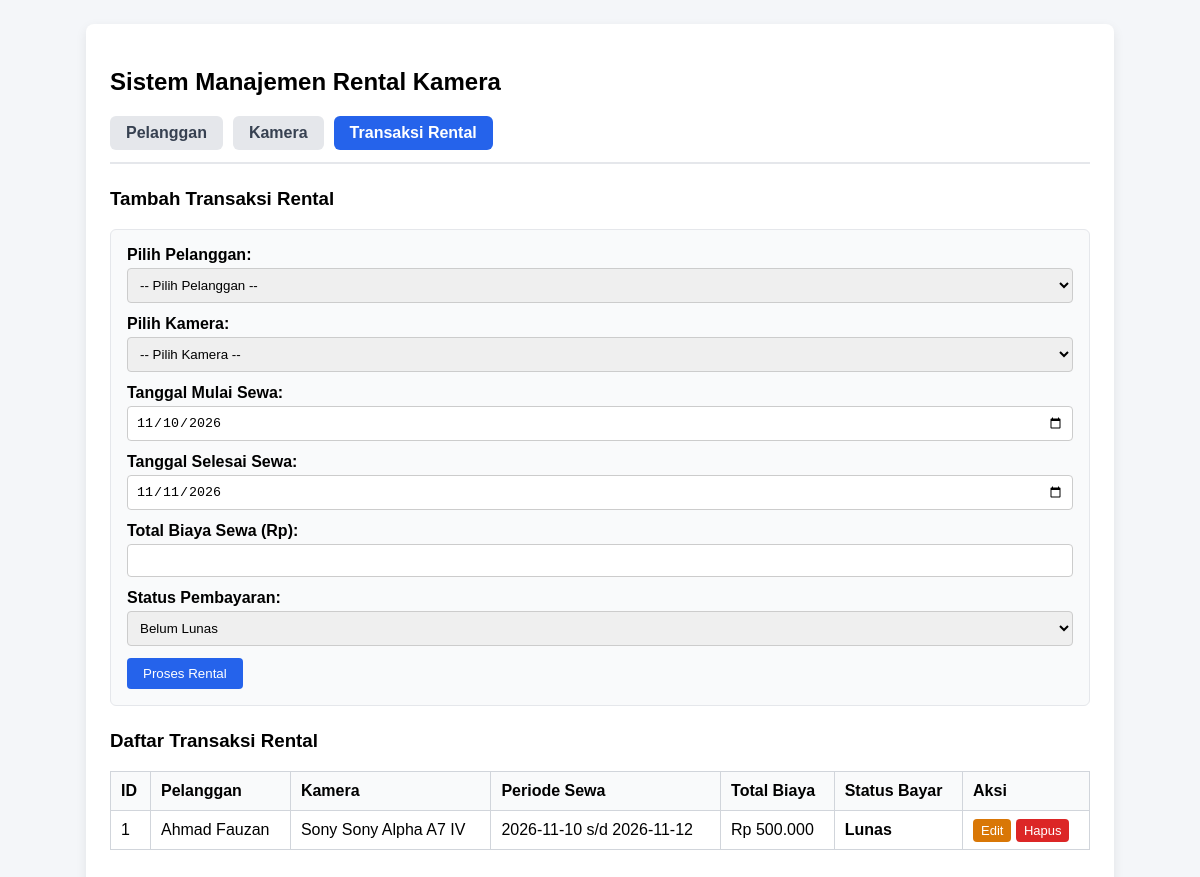
Screenshot of /index.php?page=rentals with the database file from the repository.
### tables this page shows
CREATE TABLE IF NOT EXISTS `rentals` (
    `id_rental` INT AUTO_INCREMENT PRIMARY KEY,
    `id_customer` INT NOT NULL,
    `id_camera` INT NOT NULL,
    `tgl_sewa` DATE NOT NULL,
    `tgl_kembali` DATE NOT NULL,
    `total` INT NOT NULL,
    `status_bayar` ENUM('Lunas', 'Belum Lunas', 'DP') DEFAULT 'Belum Lunas',
    `created_at` TIMESTAMP DEFAULT CURRENT_TIMESTAMP,
    CONSTRAINT `fk_rental_customer` 
        FOREIGN KEY (`id_customer`) REFERENCES `customers` (`id_customer`) 
        ON DELETE CASCADE ON UPDATE CASCADE,
    CONSTRAINT `fk_rental_camera` 
        FOREIGN KEY (`id_camera`) REFERENCES `cameras` (`id_camera`) 
        ON DELETE CASCADE ON UPDATE CASCADE
);

CREATE TABLE IF NOT EXISTS `customers` (
    `id_customer` INT AUTO_INCREMENT PRIMARY KEY,
    `nama` VARCHAR(100) NOT NULL,
    `no_telp` VARCHAR(25) NOT NULL,
    `nik` VARCHAR(20) NOT NULL,
    `ttg` VARCHAR(100) NOT NULL,
    `created_at` TIMESTAMP DEFAULT CURRENT_TIMESTAMP
);

CREATE TABLE IF NOT EXISTS `cameras` (
    `id_camera` INT AUTO_INCREMENT PRIMARY KEY,
    `merek` VARCHAR(50) NOT NULL,
    `jenis` VARCHAR(50) NOT NULL,
    `tipe` VARCHAR(100) NOT NULL,
    `harga` INT NOT NULL,
    `status` ENUM('Tersedia', 'Disewa', 'Maintenance') DEFAULT 'Tersedia',
    `created_at` TIMESTAMP DEFAULT CURRENT_TIMESTAMP
);

### index.php (called while the page is built, shortened)
<?php
require_once __DIR__ . '/class/Rental.php';
$database = new Database();
$db = $database->getConnection();
$customerModel = new Customer($db);
$cameraModel = new Camera($db);
$rentalModel = new Rental($db);
$page = $_GET['page'] ?? 'customers';
$edit_data = null;
if ($page === 'customers') {
    $customers = $customerModel->readAll();
} elseif ($page === 'cameras') {
    $cameras = $cameraModel->readAll();
} elseif ($page === 'rentals') {
    $rentals = $rentalModel->readAll();
}
include __DIR__ . '/view/header.php';
include __DIR__ . "/view/{$page}.php";
include __DIR__ . '/view/footer.php';

### class/Rental.php (called while the page is built, shortened)
<?php
class Rental {
    private $db;
    private $table = "rentals";
    public function __construct($db) {
        $this->db = $db;
    }
    public function readAll() {
        $query = "SELECT r.*, c.nama AS nama_customer, cam.merek, cam.tipe, cam.harga AS harga_per_hari
                  FROM {$this->table} r
                  JOIN customers c ON r.id_customer = c.id_customer
                  JOIN cameras cam ON r.id_camera = cam.id_camera
                  ORDER BY r.id_rental DESC";
        $stmt = $this->db->prepare($query);
        $stmt->execute();
        return $stmt->fetchAll(PDO::FETCH_ASSOC);
    }
}

### view/rentals.php (the view, shortened to what this page needs)
<h3><?= $edit_data ? 'Edit Transaksi Rental' : 'Tambah Transaksi Rental' ?></h3>
<form action="index.php?page=rentals" method="POST">
    <div class="form-group">
        <label>Pilih Pelanggan:</label>
        <select name="id_customer" required>
            <option value="">-- Pilih Pelanggan --</option>
        </select>
    </div>
    <div class="form-group">
        <label>Pilih Kamera:</label>
        <select name="id_camera" id="id_camera" required onchange="calculateAutoTotal()">
            <option value="">-- Pilih Kamera --</option>
        </select>
    </div>
    <div class="form-group">
        <label>Tanggal Mulai Sewa:</label>
        <input type="date" name="tgl_sewa" id="tgl_sewa" value="<?= htmlspecialchars($edit_data['tgl_sewa'] ?? date('Y-m-d')) ?>" required onchange="calculateAutoTotal()">
    </div>
    <div class="form-group">
        <label>Tanggal Selesai Sewa:</label>
        <input type="date" name="tgl_kembali" id="tgl_kembali" value="<?= htmlspecialchars($edit_data['tgl_kembali'] ?? date('Y-m-d', strtotime('+1 day'))) ?>" required onchange="calculateAutoTotal()">
    </div>
    <div class="form-group">
        <label>Total Biaya Sewa (Rp):</label>
        <input type="number" name="total" id="total" value="<?= htmlspecialchars($edit_data['total'] ?? '') ?>" required>
    </div>
    <div class="form-group">
        <label>Status Pembayaran:</label>
        <select name="status_bayar" required>
            <?php
            $bayar_options = ['Belum Lunas', 'DP', 'Lunas'];
            foreach ($bayar_options as $b):
                $selected = (isset($edit_data['status_bayar']) && $edit_data['status_bayar'] === $b) ? 'selected' : '';
                echo "<option value=\"$b\" $selected>$b</option>";
            endforeach;
            ?>
        </select>
    </div>
    <button type="submit"><?= $edit_data ? 'Simpan Perubahan' : 'Proses Rental' ?></button>
</form>
<h3>Daftar Transaksi Rental</h3>
<table>
    <thead>
        <tr>
            <th>ID</th>
            <th>Pelanggan</th>
            <th>Kamera</th>
            <th>Periode Sewa</th>
            <th>Total Biaya</th>
            <th>Status Bayar</th>
            <th>Aksi</th>
        </tr>
    </thead>
    <tbody>
        <?php if (!empty($rentals)): ?>
            <?php foreach ($rentals as $r): ?>
                <tr>
                    <td><?= htmlspecialchars($r['id_rental']) ?></td>
                    <td><?= htmlspecialchars($r['nama_customer']) ?></td>
                    <td><?= htmlspecialchars($r['merek']) ?> <?= htmlspecialchars($r['tipe']) ?></td>
                    <td><?= htmlspecialchars($r['tgl_sewa']) ?> s/d <?= htmlspecialchars($r['tgl_kembali']) ?></td>
                    <td>Rp <?= number_format($r['total'], 0, ',', '.') ?></td>
                    <td><strong><?= htmlspecialchars($r['status_bayar']) ?></strong></td>
                    <td>
                        <a href="index.php?page=rentals&action=edit&id=<?= $r['id_rental'] ?>" class="btn-edit">Edit</a>
                        <a href="index.php?page=rentals&action=delete&id=<?= $r['id_rental'] ?>" class="btn-danger" onclick="return confirm('Hapus data rental ini?')">Hapus</a>
                    </td>
                </tr>
            <?php endforeach; ?>
        <?php else: ?>
            <tr><td colspan="7" style="text-align:center;">Belum ada transaksi rental.</td></tr>
        <?php endif; ?>
    </tbody>
</table>

### style.css (style rules this page uses)
body { background-color: #f4f6f9; font-family: Arial, sans-serif; margin: 0; padding: 24px; display: flex; justify-content: center; }
table { width: 100%; border-collapse: collapse; margin: 16px 0; }
table, th, td { border: 1px solid #d1d5db; padding: 10px; text-align: left; }
th { background-color: #f9fafb; }
form { background-color: #f9fafb; padding: 16px; border: 1px solid #e5e7eb; border-radius: 6px; margin-bottom: 24px; }
.form-group { margin-bottom: 12px; }
.form-group label { display: block; margin-bottom: 4px; font-weight: bold; }
.form-group input, .form-group select { width: 100%; padding: 8px; border: 1px solid #ccc; border-radius: 4px; box-sizing: border-box; }
button { background-color: #2563eb; color: #ffffff; padding: 8px 16px; border: none; border-radius: 4px; cursor: pointer; }
.btn-danger { background-color: #dc2626; color: #ffffff; padding: 4px 8px; text-decoration: none; border-radius: 4px; font-size: 13px; }
.btn-edit { background-color: #d97706; color: #ffffff; padding: 4px 8px; text-decoration: none; border-radius: 4px; font-size: 13px; }

### rows the page displays
rentals: id_rental "1", id_customer.nama "Ahmad Fauzan", id_camera.merek "Sony", id_camera.tipe "Sony Alpha A7 IV", tgl_sewa "2026-11-10", tgl_kembali "2026-11-12", total "500.000", status_bayar "Lunas"

### other values shown
form field status_bayar "Belum Lunas"
